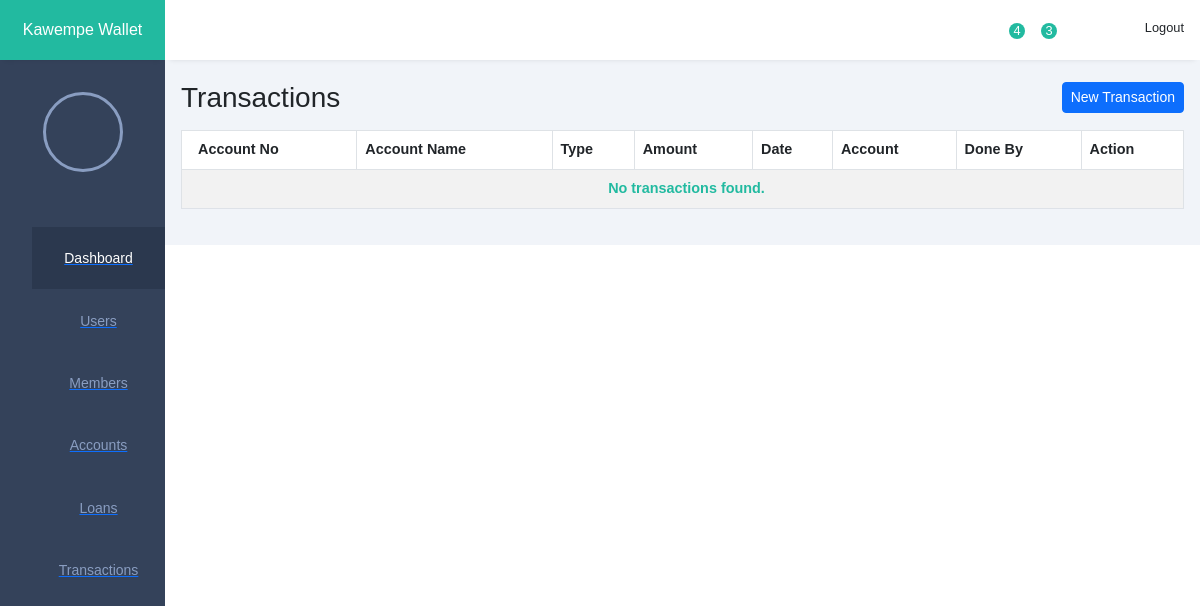
Page /transactions/ on the earlier database version.
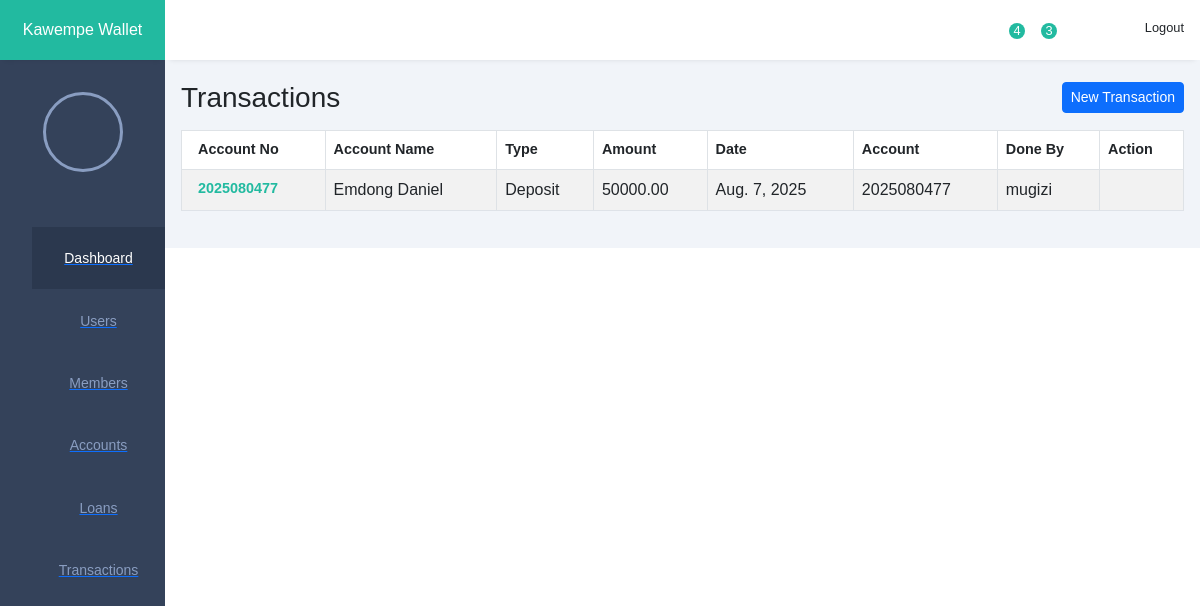
Same page on the later database version.
### customers/models.py (models this page shows, shortened)
class Transaction(models.Model):
    class TransactionType(models.TextChoices):
        DEPOSIT = 'Deposit', _('Deposit')
        WITHDRAWAL = 'Withdrawal', _('Withdrawal')
        TRANSFER = 'Transfer', _('Transfer')
        PAYMENT = 'Payment', _('Payment')
    transaction_id = models.UUIDField(
        primary_key=True, default=uuid.uuid4, editable=False, unique=True)
    transaction_type = models.CharField(
        max_length=50, choices=TransactionType.choices, default=TransactionType.DEPOSIT)
    amount = models.DecimalField(max_digits=10, decimal_places=2)
    transaction_date = models.DateField(auto_now_add=True)
    description = models.TextField()
    account = models.ForeignKey(Account, on_delete=models.CASCADE)
    served_by = models.CharField(max_length=50)
    class Meta:
        ordering = ['-transaction_date']

class Account(models.Model):
    class AccountType(models.TextChoices):
        SAVINGS = 'Savings', _('Savings')
        CURRENT = 'Current', _('Current')
        FIXED = 'Fixed', _('Fixed')
        JOINT = 'Joint', _('Joint')
        CORPORATE = 'Corporate', _('Corporate')
    class AccountStatus(models.TextChoices):
        ACTIVE = 'Active', _('Active')
        CLOSED = 'Closed', _('Closed')
        DORMANT = 'Dormant', _('Dormant')
        SUSPENDED = 'Suspended', _('Suspended')
    customer = models.ForeignKey(Customer, on_delete=models.CASCADE)
    account_number = models.CharField(
        max_length=50, primary_key=True, editable=False, unique=True)
    account_type = models.CharField(
        max_length=50, choices=AccountType.choices, default=AccountType.SAVINGS)
    balance = models.DecimalField(
        max_digits=13, decimal_places=2, default=0.00)
    date_opened = models.DateField(auto_now_add=True)
    status = models.CharField(
        max_length=50, choices=AccountStatus.choices, default=AccountStatus.ACTIVE)
    def __str__(self):
        return self.account_number

class Customer(models.Model):
    class Salutation(models.TextChoices):
        MR   = 'Mr',   _('Mr.')
        MRS  = 'Mrs',  _('Mrs.')
        MS   = 'Ms',   _('Ms.')
        DR   = 'Dr.',  _('Dr.')
        PROF = 'Prof.',_('Prof.')
        REV  = 'Rev.', _('Rev.')
    salutation    = models.CharField(
        max_length=5,
        choices=Salutation.choices,
        default=Salutation.MR
    )
    first_name    = models.CharField(max_length=100)
    middle_name   = models.CharField(
        max_length=100,
        blank=True,    # not required on forms
        null=True      # allows NULL in the DB
    )
    last_name     = models.CharField(max_length=100)
    id_number     = models.CharField(max_length=100)
    phone_number  = models.CharField(
        max_length=100,
        blank=True     # optional to supply
    )
    email         = models.EmailField(
        blank=True     # optional to supply
    )
    date_of_birth = models.DateField(
        blank=True,
        null=True
    )
    location       = models.CharField(max_length=100)

### customers/views.py (the view)
# urls.py: path('transactions/', TransactionListView.as_view(), name='transaction_list'),
class TransactionListView(ListView):
    model = Transaction
    template_name = 'bank/transaction_list.html'
    context_object_name = 'transactions'

### templates/bank/transaction_list.html (shortened to what this page needs)
{% extends 'base.html' %}
{% block content %}
<div class="d-flex justify-content-between align-items-center mb-3">
  <h1 class="h3 m-0">Transactions</h1>
  <a href="{% url 'transaction_add' %}" class="btn btn-primary btn-sm">
    New Transaction
  </a>
</div>
<table width="100%" id="customers-table" class="table table-striped table-hover table-bordered">
  <thead>
    <tr>
<th>Account No</th><th>Account Name</th><th>Type</th><th>Amount</th><th>Date</th><th>Account</th><th>Done By</th><th>Action</th>
    </tr>
  </thead>
  <tbody>
    {% for tx in transactions %}
    <tr>
      <td>{{ tx.account.account_number }}</td>
      <td>{{ tx.account.customer.first_name }} {{ tx.account.customer.last_name }}</td>
      <td>{{ tx.transaction_type }}</td>
      <td>{{ tx.amount }}</td>
      <td>{{ tx.transaction_date }}</td>
      <td>{{ tx.account }}</td>
      <td>{{ tx.served_by }}</td>
            <td>
            </td>
    </tr>
    {% empty %}
    <tr>
      <td colspan="8" class="text-center">No transactions found.</td>
    </tr>
    {% endfor %}
  </tbody>
</table>
{% endblock %}

Differences in the rows shown:
added Transaction: account.account_number "2025080477", account.customer.first_name "Emdong", account.customer.last_name "Daniel", transaction_type "Deposit", amount "50000.00", transaction_date "Aug. 7, 2025", account "2025080477", served_by "mugizi"
Other differences:
text no longer shown: "No transactions found."
